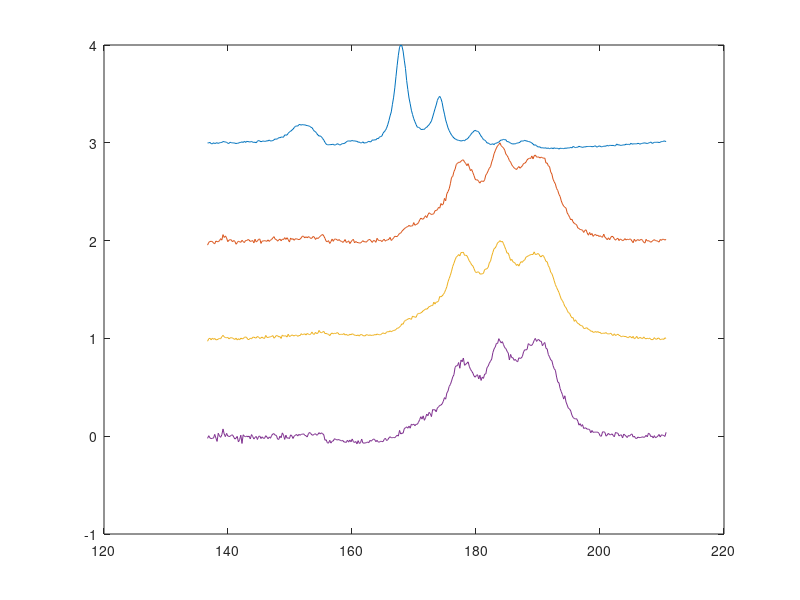

Here is the MATLAB script that generated this plot: (Note: this script raises an error after producing the figure.)
clear all; close all;
clc
%%%%%%%%%%%%%%%%%%%%%%%%%%%%%%%%%%%%%%%%%%%%%%%%%%%%%%%%%%%%%%%%%%%%%%%%%%%
%%%%%%%%%%%%%       PROGRAM TO FIT MULTIPLE RAMAN DATA      %%%%%%%%%%%%%%%
%%%%%%%%%%%%%%%%%%%%%%%%%%%%%%%%%%%%%%%%%%%%%%%%%%%%%%%%%%%%%%%%%%%%%%%%%%%


%%%%%%%%%%%%%%%%%%%%%%%%%%       INPUTS!      %%%%%%%%%%%%%%%%%%%%%%%%%%%%%
%Import the experimental data files
% xdata = Raman shifts (all data should be on the same x-axis)
% ydata = Raman spectra (can be matrix with in each column another
% spectrum)
% usually I create a .mat file and read in this .mat file

load RamanSofie514.mat
plot(xdata,ydata)

%% %%%%%%%%%%%%%%%%%%%%%%%%       INPUTS fit paramters     %%%%%%%%%%%%%%%%%%%%%%%%%%%%%
%Create a new .xlsx file. Enter number of peaks and starting parameters of each peak, the parameters 
%of the Lorentz function x0=[xc1,w1,xc2,w2,...], where xci is the center 
%point of the i peak and wi its width. Set the lower & upper boundaries (LB & UB)
%for each parameter. NOTE! If no boundaries are desired to be set, input 
% '-inf' on the corresponding position, if you want to "fix" a parameter,
% put the LB and UB the same as your parameter
Input = xlsread('Input514nmRaymor_sofie.xlsx','Sheet1','A2:D35');
NumLor = Input(1,1); % number of lorentzians
x0=Input(:,2); 
LB=Input(:,3); 
UB=Input(:,4);
NumSpec=size(ydata,2);% number of spectra to fit simultaneously

% Check if the initial parameters are good (adjust if needed)

FITinital=RamanFit(xdata,ydata,x0,NumSpec,NumLor);
       
%We plot it to test our guess
figure;
plot(xdata,ydata,'-',xdata,FITinital,'k');title('Initial guess');xlabel('Raman shift (cm-1)'); ylabel('Intensity (a.u.)');

%% FITTING SECTION. we use lsqcurvefit
%experimental data. fminsearchbnd(fun,x0,LB,UB,options,varargin)
%options=optimset('MaxFunEvals',2e15,'MaxIter',2e15,'TolX',1e-20);
options = optimset('MaxFunEvals',1e4,'MaxIter',100,'Display','iter','TolX',1e-10,'TolFun',1e-10);
[FittedParams,chi2,residual,~,~,~,Jacobian] =  lsqcurvefit(@(x0,xdata)RamanFit(xdata,ydata,x0,NumSpec,NumLor),x0,xdata,ydata,LB,UB,options);
[FIT,L,A] = RamanFit(xdata,ydata,FittedParams,NumSpec,NumLor);
plot(xdata,ydata,'k',xdata,FIT,'r')

%% PLOT SECTION
%Create the fitted function and plot it
figure;xlabel('Raman shift (cm-1)');ylabel('Intensity (a.u.)')
    hold on

for i = 1:NumSpec
%Plot the data and the fit
    plot(xdata,ydata(:,i),'.k',xdata,FIT(:,i),'g');
    xlim([140 210]);
%Plot the individual components of the sum of lorentzians to check the fits  
    for k = 1:2:NumLor-1 % these are the empty peaks
        IndivComp = L(:,k)*A(k,i)+L(:,end-1)*A(end-1,i)+L(:,end)*A(end,i);
        plot(xdata,IndivComp,'color','r');
        IndCompSave(:,i,k) = IndivComp;
    end
    for k = 2:2:NumLor % these are the water-filled peaks
        IndivComp = L(:,k)*A(k,i)+L(:,end-1)*A(end-1,i)+L(:,end)*A(end,i);
        plot(xdata,IndivComp,'color','b');
        IndCompSave(:,i,k) = IndivComp;
    end
end


%% Make error bars on the fitted parameters
ci=nlparci(FittedParams,residual,'Jacobian',Jacobian); % gives two-sigma upper and lower boundaries of the fit parameters

error=max(abs(FittedParams-ci(:,1)),abs(FittedParams-ci(:,2)))/2; % take the maximum of the difference, and then divide by 2 to have one sigma errors.

